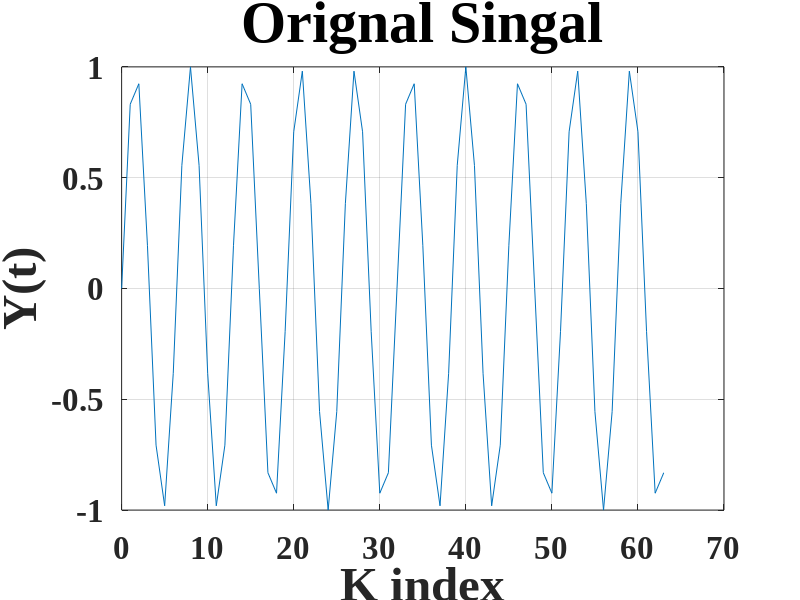
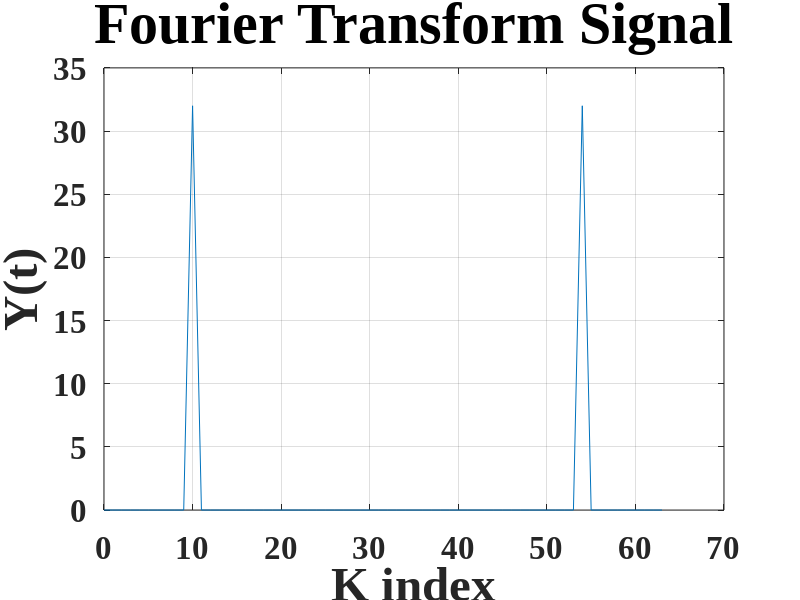
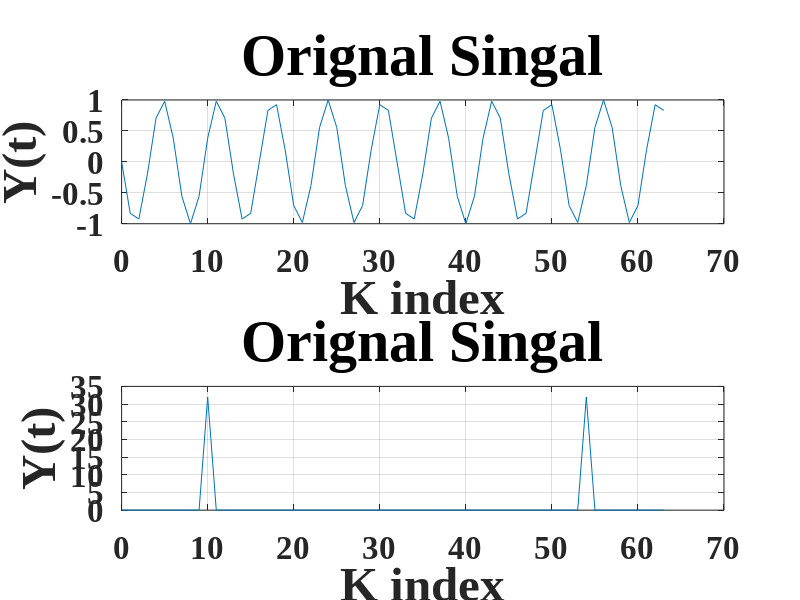
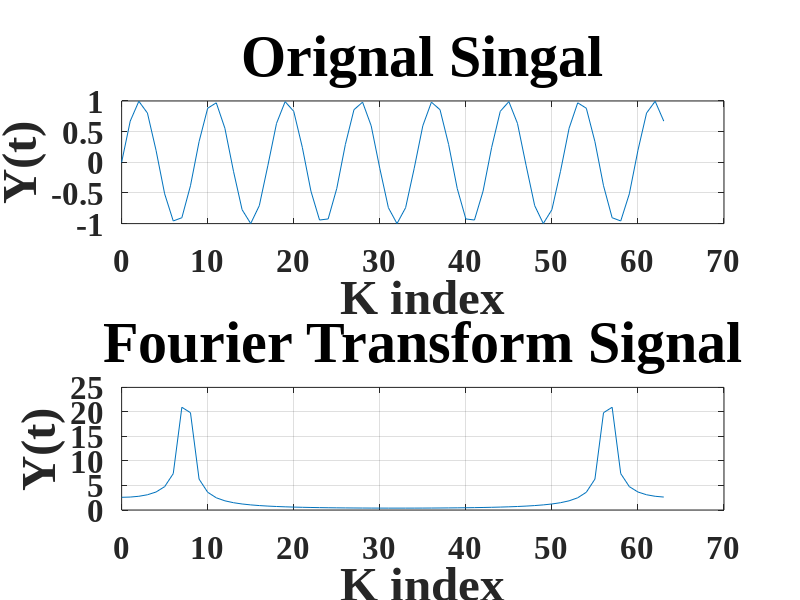

Reproduce these figures in MATLAB, in order.
% 1.1 Generate a discrete signal

figure(1);
N=64;
T=1/128;
k=0:N-1;
f=sin(2*pi*20*k*T);

plot(k,f)
set(gca, 'FontName', 'Times New Roman', 'FontWeight', 'bold', 'FontSize', 24);
set(gca, 'XGrid', 'on');
set(gca, 'YGrid', 'on');
title('Orignal Singal', 'FontSize', 42);
xlabel('K index', 'FontSize', 35);
ylabel('Y(t)', 'FontSize', 35);

% 1.2 Fourier Transform
figure(2);
F = fft(f);

plot(k,abs(F))
set(gca, 'FontName', 'Times New Roman', 'FontWeight', 'bold', 'FontSize', 24);
set(gca, 'XGrid', 'on');
set(gca, 'YGrid', 'on');
title('Fourier Transform Signal', 'FontSize', 42);
xlabel('K index', 'FontSize', 35);
ylabel('Y(t)', 'FontSize', 35);

% NOTE 1
figure(3);
f=sin(2*pi*108*k*T);

subplot(2, 1, 1);
plot(k,f)
set(gca, 'FontName', 'Times New Roman', 'FontWeight', 'bold', 'FontSize', 24);
set(gca, 'XGrid', 'on');
set(gca, 'YGrid', 'on');
title('Orignal Singal', 'FontSize', 42);
xlabel('K index', 'FontSize', 35);
ylabel('Y(t)', 'FontSize', 35);

F = fft(f);
subplot(2, 1, 2);
plot(k,abs(F))
set(gca, 'FontName', 'Times New Roman', 'FontWeight', 'bold', 'FontSize', 24);
set(gca, 'XGrid', 'on');
set(gca, 'YGrid', 'on');
title('Orignal Singal', 'FontSize', 42);
xlabel('K index', 'FontSize', 35);
ylabel('Y(t)', 'FontSize', 35);

% NOTE 2
% LOW F
% === CASE 1 ===
figure(4);
N=64;
T=1/128;
k=0:N-1;
f=sin(2*pi*15*k*T);

subplot(2, 1, 1);
plot(k,f)
set(gca, 'FontName', 'Times New Roman', 'FontWeight', 'bold', 'FontSize', 24);
set(gca, 'XGrid', 'on');
set(gca, 'YGrid', 'on');
title('Orignal Singal', 'FontSize', 42);
xlabel('K index', 'FontSize', 35);
ylabel('Y(t)', 'FontSize', 35);

F = fft(f);

subplot(2, 1, 2);
plot(k,abs(F))
set(gca, 'FontName', 'Times New Roman', 'FontWeight', 'bold', 'FontSize', 24);
set(gca, 'XGrid', 'on');
set(gca, 'YGrid', 'on');
title('Fourier Transform Signal', 'FontSize', 42);
xlabel('K index', 'FontSize', 35);
ylabel('Y(t)', 'FontSize', 35);

% === CASE 2 ===
figure(5);
N=64;
T=1/128;
k=0:N-1;
f=sin(2*pi*45*k*T);

subplot(2, 1, 1);
plot(k,f)
set(gca, 'FontName', 'Times New Roman', 'FontWeight', 'bold', 'FontSize', 24);
set(gca, 'XGrid', 'on');
set(gca, 'YGrid', 'on');
title('Orignal Singal', 'FontSize', 42);
xlabel('K index', 'FontSize', 35);
ylabel('Y(t)', 'FontSize', 35);

F = fft(f);

subplot(2, 1, 2);
plot(k,abs(F))
set(gca, 'FontName', 'Times New Roman', 'FontWeight', 'bold', 'FontSize', 24);
set(gca, 'XGrid', 'on');
set(gca, 'YGrid', 'on');
title('Fourier Transform Signal', 'FontSize', 42);
xlabel('K index', 'FontSize', 35);
ylabel('Y(t)', 'FontSize', 35);

% HIGH F
% === CASE 1 ===
figure(6);
N=64;
T=1/128;
k=0:N-1;
f=sin(2*pi*75*k*T);

subplot(2, 1, 1);
plot(k,f)
set(gca, 'FontName', 'Times New Roman', 'FontWeight', 'bold', 'FontSize', 24);
set(gca, 'XGrid', 'on');
set(gca, 'YGrid', 'on');
title('Orignal Singal', 'FontSize', 42);
xlabel('K index', 'FontSize', 35);
ylabel('Y(t)', 'FontSize', 35);

F = fft(f);

subplot(2, 1, 2);
plot(k,abs(F))
set(gca, 'FontName', 'Times New Roman', 'FontWeight', 'bold', 'FontSize', 24);
set(gca, 'XGrid', 'on');
set(gca, 'YGrid', 'on');
title('Fourier Transform Signal', 'FontSize', 42);
xlabel('K index', 'FontSize', 35);
ylabel('Y(t)', 'FontSize', 35);

% === CASE 2 ===
figure(7);
N=64;
T=1/128;
k=0:N-1;
f=sin(2*pi*95*k*T);

subplot(2, 1, 1);
plot(k,f)
set(gca, 'FontName', 'Times New Roman', 'FontWeight', 'bold', 'FontSize', 24);
set(gca, 'XGrid', 'on');
set(gca, 'YGrid', 'on');
title('Orignal Singal', 'FontSize', 42);
xlabel('K index', 'FontSize', 35);
ylabel('Y(t)', 'FontSize', 35);

F = fft(f);

subplot(2, 1, 2);
plot(k,abs(F))
set(gca, 'FontName', 'Times New Roman', 'FontWeight', 'bold', 'FontSize', 24);
set(gca, 'XGrid', 'on');
set(gca, 'YGrid', 'on');
title('Fourier Transform Signal', 'FontSize', 42);
xlabel('K index', 'FontSize', 35);
ylabel('Y(t)', 'FontSize', 35);

% 1.3

figure(8);
N=64;
T=1/128;
k=0:N-1;
hertz=k*(1/(N*T))
f=sin(2*pi*20*k*T);
F = fft(f);
magF=abs(F);
plot(hertz(1:N/2), magF(1:N/2));

set(gca, 'FontName', 'Times New Roman', 'FontWeight', 'bold', 'FontSize', 24);
set(gca, 'XGrid', 'on');
set(gca, 'YGrid', 'on');
title('Fourier Transform Signal', 'FontSize', 42);
xlabel('Hz', 'FontSize', 35);
ylabel('Y(t)', 'FontSize', 35);

%1.4

figure(9);
N=64;
T=1/128;
k=0:N-1;
hertz=k*(1/(N*T))
f=sin(2*pi*19*k*T);
F = fft(f);
magF=abs(F);

subplot(2, 1, 1);
plot(hertz(1:N/2), magF(1:N/2));
set(gca, 'FontName', 'Times New Roman', 'FontWeight', 'bold', 'FontSize', 24);
set(gca, 'XGrid', 'on');
set(gca, 'YGrid', 'on');
title('Fourier Transform Signal', 'FontSize', 42);
xlabel('Hz', 'FontSize', 35);
ylabel('Y(t)', 'FontSize', 35);

subplot(2, 1, 2);
plot(k, magF);
set(gca, 'FontName', 'Times New Roman', 'FontWeight', 'bold', 'FontSize', 24);
set(gca, 'XGrid', 'on');
set(gca, 'YGrid', 'on');
title('Fourier Transform Signal', 'FontSize', 42);
xlabel('K index', 'FontSize', 35);
ylabel('Y(t)', 'FontSize', 35);
